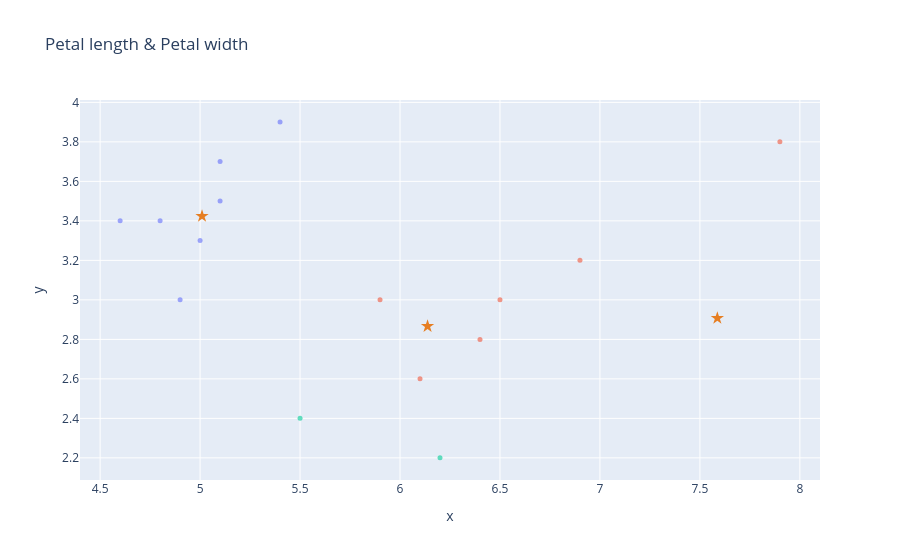

Write notebook code for a chart like this one.
### Code cell
fig = plot_dataframe(validation[:, :2], title='Blobs Dataset', label=y_validation)
for i, centroid in enumerate(centroids):
    fig = plot_centroid(fig, centroid, colors=["#e67e22"], marker_size=10, symbol='star', name=f'Centroid {i+1}')
fig.update_layout(showlegend=False, title='Petal length & Petal width')
fig.show()

### Figure 1 — Plotly figure (JSON) as saved in the notebook; plotly's stock layout.template omitted (floating-point values rounded to 4 significant figures)
{"data": [{"hovertemplate": "color=#f7dc6f<br>x=%{x}<br>y=%{y}<extra></extra>", "legendgroup": "#f7dc6f", "marker": {"color": "#636efa", "opacity": 0.6, "size": 5, "symbol": "circle"}, "mode": "markers", "name": "#f7dc6f", "orientation": "v", "showlegend": true, "type": "scatter", "x": [4.9, 5.1, 4.8, 4.6, 5.4, 5.1, 5.0], "xaxis": "x", "y": [3.0, 3.5, 3.4, 3.4, 3.9, 3.7, 3.3], "yaxis": "y"}, {"hovertemplate": "color=#f1948a<br>x=%{x}<br>y=%{y}<extra></extra>", "legendgroup": "#f1948a", "marker": {"color": "#EF553B", "opacity": 0.6, "size": 5, "symbol": "circle"}, "mode": "markers", "name": "#f1948a", "orientation": "v", "showlegend": true, "type": "scatter", "x": [6.4, 6.5, 6.1, 7.9, 5.9, 6.9], "xaxis": "x", "y": [2.8, 3.0, 2.6, 3.8, 3.0, 3.2], "yaxis": "y"}, {"hovertemplate": "color=#82e0aa<br>x=%{x}<br>y=%{y}<extra></extra>", "legendgroup": "#82e0aa", "marker": {"color": "#00cc96", "opacity": 0.6, "size": 5, "symbol": "circle"}, "mode": "markers", "name": "#82e0aa", "orientation": "v", "showlegend": true, "type": "scatter", "x": [6.2, 5.5], "xaxis": "x", "y": [2.2, 2.4], "yaxis": "y"}, {"marker": {"color": "#e67e22", "size": 10, "symbol": "star"}, "mode": "markers", "name": "Centroid 1", "type": "scatter", "x": [6.138], "y": [2.866]}, {"marker": {"color": "#e67e22", "size": 10, "symbol": "star"}, "mode": "markers", "name": "Centroid 2", "type": "scatter", "x": [7.587], "y": [2.907]}, {"marker": {"color": "#e67e22", "size": 10, "symbol": "star"}, "mode": "markers", "name": "Centroid 3", "type": "scatter", "x": [5.01], "y": [3.424]}, {"marker": {"color": "#e67e22", "size": 10, "symbol": "star"}, "mode": "markers", "name": "Centroid 4", "type": "scatter", "x": [null], "y": [null]}, {"marker": {"color": "#e67e22", "size": 10, "symbol": "star"}, "mode": "markers", "name": "Centroid 5", "type": "scatter", "x": [null], "y": [null]}, {"marker": {"color": "#e67e22", "size": 10, "symbol": "star"}, "mode": "markers", "name": "Centroid 6", "type": "scatter", "x": [null], "y": [null]}, {"marker": {"color": "#e67e22", "size": 10, "symbol": "star"}, "mode": "markers", "name": "Centroid 7", "type": "scatter", "x": [null], "y": [null]}, {"marker": {"color": "#e67e22", "size": 10, "symbol": "star"}, "mode": "markers", "name": "Centroid 8", "type": "scatter", "x": [null], "y": [null]}, {"marker": {"color": "#e67e22", "size": 10, "symbol": "star"}, "mode": "markers", "name": "Centroid 9", "type": "scatter", "x": [null], "y": [null]}, {"marker": {"color": "#e67e22", "size": 10, "symbol": "star"}, "mode": "markers", "name": "Centroid 10", "type": "scatter", "x": [null], "y": [null]}], "layout": {"legend": {"title": {"text": "color"}, "tracegroupgap": 0}, "showlegend": false, "title": {"text": "Petal length & Petal width"}, "xaxis": {"anchor": "y", "domain": [0, 1], "title": {"text": "x"}}, "yaxis": {"anchor": "x", "domain": [0, 1], "title": {"text": "y"}}}}
